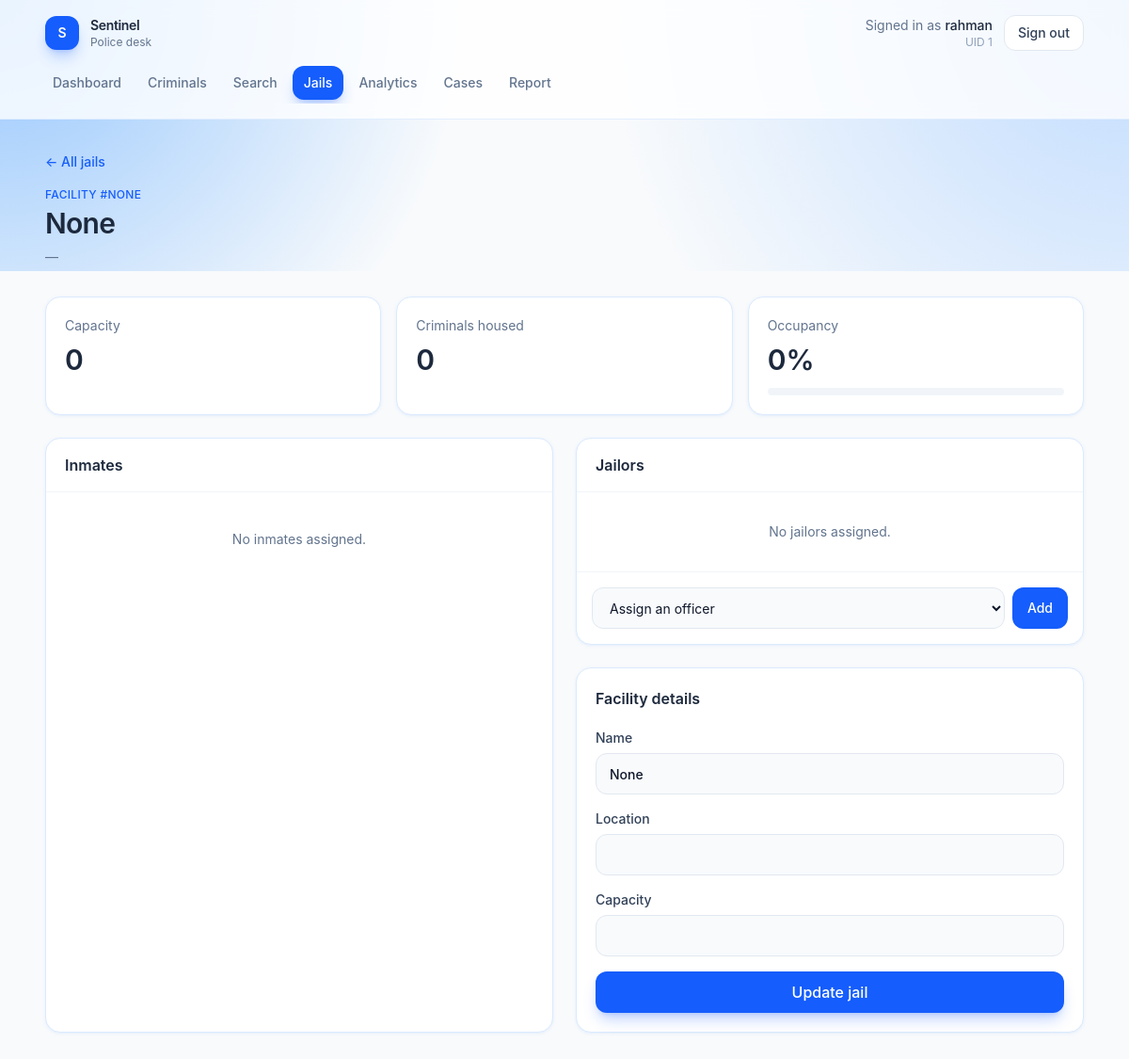
Before: /jails/3 (signed in) with the older database file.
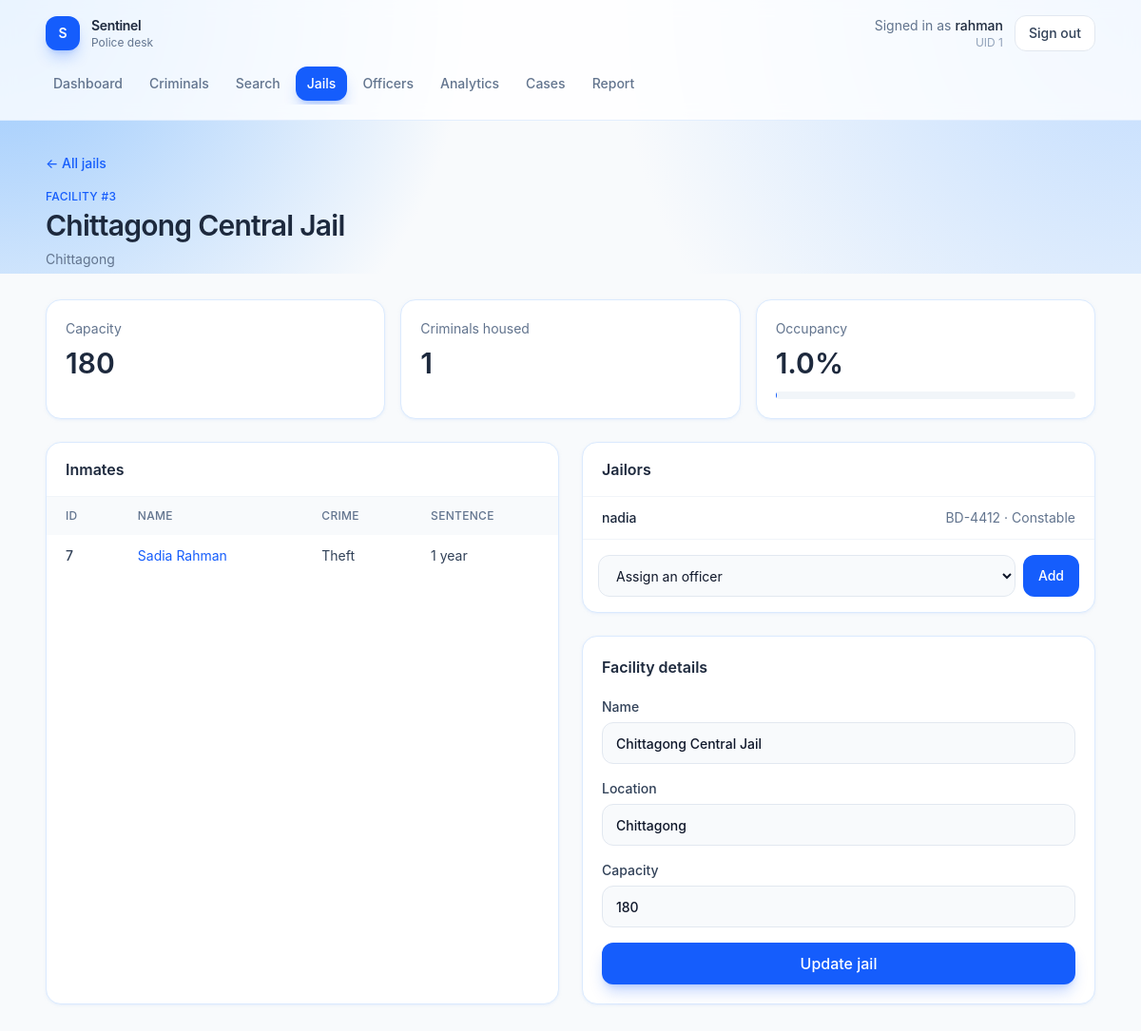
After: the same page with the newer database file.
### tables this page shows
CREATE TABLE Jail (
    JID INTEGER PRIMARY KEY,
    Name TEXT NOT NULL,
    Location TEXT,
    Capacity INTEGER
);

CREATE TABLE Criminal (
    CID INTEGER PRIMARY KEY,
    Name TEXT NOT NULL,
    Age INTEGER,
    Crime TEXT,
    Height REAL,
    Gender TEXT,
    Nationality TEXT,
    JID INTEGER,
    time_sentenced TEXT,
    FOREIGN KEY (JID) REFERENCES Jail(JID)
);

CREATE TABLE Jailor (
    UID INTEGER NOT NULL,
    JID INTEGER NOT NULL,
    PRIMARY KEY (UID, JID),
    FOREIGN KEY (UID) REFERENCES POLICE(UID),
    FOREIGN KEY (JID) REFERENCES Jail(JID)
);

CREATE TABLE USER (
    UID INTEGER PRIMARY KEY,
    phone TEXT,
    age INTEGER,
    gender TEXT,
    role TEXT,
    name TEXT NOT NULL,
    password TEXT NOT NULL
);

CREATE TABLE POLICE (
    UID INTEGER PRIMARY KEY,
    badge_no TEXT UNIQUE,
    patrol_area TEXT,
    number_of_arrests INTEGER DEFAULT 0,
    department TEXT,
    rank TEXT,
    supervisor INTEGER,
    issupervisor boolean DEFAULT FALSE,
    FOREIGN KEY (UID) REFERENCES USER(UID),
    FOREIGN KEY (supervisor) REFERENCES POLICE(UID)
);

### app.py (the view, shortened to what this page needs)
@app.route("/jails/<int:jid>", methods=["GET", "POST"])
def jail_detail(jid):
    if not check_login():
            return redirect("/login")
    if session.get("role") != "police":
        return redirect("/dashboard")
    if request.method == "GET":
        db = get_db()
        jail = db.execute("SELECT j.*, Count(c.CID) as Occupancy FROM Jail j LEFT JOIN Criminal c ON j.JID = c.JID WHERE j.JID = ?", (jid,)).fetchone()
        inmates = db.execute("SELECT * FROM Criminal WHERE JID = ?", (jid,)).fetchall()
        jailers = db.execute("SELECT j.UID, u.Name, p.badge_no, p.rank FROM Jailor j JOIN User u ON j.UID = u.UID JOIN Police p ON j.UID = p.UID WHERE j.JID = ?", (jid,)).fetchall()
        officers = db.execute("SELECT p.UID, u.Name FROM Police p JOIN User u ON p.UID = u.UID where p.UID not in (SELECT distinct UID FROM Jailor)").fetchall()
        return render_template("jail_detail.html", jail=jail, inmates=inmates, jailors=jailers, officers=officers)

### app.py (called while the page is built)
def get_db():
    if "db" not in g:
        g.db = sqlite3.connect(app.config["DATABASE"])
        g.db.row_factory = sqlite3.Row
    return g.db

def check_login():
    if session.get("loggedin_UID") is None:
        return False
    return True

@app.context_processor
def inject_current_user():
    uid = session.get("loggedin_UID")
    if not uid:
        return {"user_name": "Guest"}
    name = session.get("name")
    if not name:
        db = get_db()
        row = db.execute("SELECT name FROM USER WHERE UID = ?", (uid,)).fetchone()
        name = row["name"] if row else "Guest"
        session["name"] = name
    return {"user_name": name}

@app.after_request
def disable_cache(response):
    response.headers["Cache-Control"] = "no-store, no-cache, must-revalidate, max-age=0"
    response.headers["Pragma"] = "no-cache"
    response.headers["Expires"] = "0"
    return response

### templates/jail_detail.html (shortened to what the changed rows need)
{% extends "app.html" %}
{% set jail = jail if jail is defined else {"JID": 1, "Name": "Dhaka Central Jail", "Location": "Keraniganj", "Capacity": 400, "occupancy": 312} %}
{% set inmates = inmates if inmates is defined else [
    {"CID": 101, "Name": "Karim Uddin", "Crime": "Theft", "time_sentenced": "5 years"},
    {"CID": 103, "Name": "Faruk Hossain", "Crime": "Robbery", "time_sentenced": "8 years"},
] %}
{% set jailors = jailors if jailors is defined else [
    {"UID": 1, "name": "rahman", "badge_no": "BD-1042", "rank": "Inspector"},
] %}
{% set officers = officers if officers is defined else [{"UID": 1, "name": "rahman"}, {"UID": 3, "name": "ayesha"}] %}
{% set pct = ((jail.occupancy or 0) / jail.Capacity * 100) if jail.Capacity else 0 %}
{% block page %}
<div class="mb-8">
    <a href="{{ url_for('jails') }}" class="text-sm font-medium text-blue-600 hover:text-blue-700">← All jails</a>
    <p class="mt-4 text-xs font-medium uppercase tracking-wide text-blue-600">Facility #{{ jail.JID }}</p>
    <h1 class="mt-1 text-3xl font-semibold tracking-tight text-slate-800">{{ jail.Name }}</h1>
    <p class="mt-2 text-sm text-slate-500">{{ jail.Location or "—" }}</p>
</div>
<section class="mb-6 grid gap-4 sm:grid-cols-3">
    <article class="rounded-2xl border border-blue-100 bg-white p-5 shadow-sm shadow-blue-100/50">
        <p class="text-sm text-slate-500">Capacity</p>
        <p class="mt-2 text-3xl font-semibold text-slate-800">{{ jail.Capacity or 0 }}</p>
    </article>
    <article class="rounded-2xl border border-blue-100 bg-white p-5 shadow-sm shadow-blue-100/50">
        <p class="text-sm text-slate-500">Criminals housed</p>
        <p class="mt-2 text-3xl font-semibold text-slate-800">{{ jail.occupancy or inmates|length }}</p>
    </article>
    <article class="rounded-2xl border border-blue-100 bg-white p-5 shadow-sm shadow-blue-100/50">
        <p class="text-sm text-slate-500">Occupancy</p>
        <p class="mt-2 text-3xl font-semibold text-slate-800">{{ pct|round(0) }}%</p>
        <div class="mt-3 h-2 overflow-hidden rounded-full bg-slate-100">
        </div>
    </article>
</section>
<div class="grid gap-6 lg:grid-cols-2">
    <article class="overflow-hidden rounded-2xl border border-blue-100 bg-white shadow-sm shadow-blue-100/50">
        <div class="border-b border-slate-100 px-5 py-4">
            <h2 class="font-semibold text-slate-800">Inmates</h2>
        </div>
        {% if inmates %}
        <div class="overflow-x-auto">
            <table class="w-full text-left text-sm">
                <thead class="bg-slate-50 text-xs uppercase tracking-wide text-slate-500">
                    <tr>
                        <th class="px-5 py-3 font-medium">ID</th>
                        <th class="px-5 py-3 font-medium">Name</th>
                        <th class="px-5 py-3 font-medium">Crime</th>
                        <th class="px-5 py-3 font-medium">Sentence</th>
                    </tr>
                </thead>
                <tbody class="divide-y divide-slate-100">
                    {% for inmate in inmates %}
                    <tr class="text-slate-700">
                        <td class="px-5 py-3 font-medium">{{ inmate.CID }}</td>
                        <td class="px-5 py-3">
                            <a href="{{ url_for('criminal_detail', cid=inmate.CID) }}" class="text-blue-600 hover:text-blue-700">{{ inmate.Name }}</a>
                        </td>
                        <td class="px-5 py-3">{{ inmate.Crime or "—" }}</td>
                        <td class="px-5 py-3">{{ inmate.time_sentenced or "—" }}</td>
                    </tr>
                    {% endfor %}
                </tbody>
            </table>
        </div>
        {% else %}
        <p class="px-5 py-10 text-center text-sm text-slate-500">No inmates assigned.</p>
        {% endif %}
    </article>
    <div class="flex flex-col gap-6">
        <article class="overflow-hidden rounded-2xl border border-blue-100 bg-white shadow-sm shadow-blue-100/50">
            <div class="border-b border-slate-100 px-5 py-4">
                <h2 class="font-semibold text-slate-800">Jailors</h2>
            </div>
            {% if jailors %}
            <ul class="divide-y divide-slate-100 text-sm">
                {% for jailor in jailors %}
                <li class="flex items-center justify-between px-5 py-3">
                    <span class="font-medium text-slate-800">{{ jailor.name }}</span>
                    <span class="text-slate-500">{{ jailor.badge_no }} · {{ jailor.rank or "—" }}</span>
                </li>
                {% endfor %}
            </ul>
            {% else %}
            <p class="px-5 py-8 text-center text-sm text-slate-500">No jailors assigned.</p>
            {% endif %}
            <form action="{{ url_for('jail_detail', jid=jail.JID) }}" method="post" class="flex gap-2 border-t border-slate-100 p-4">
                <select name="UID" class="h-11 flex-1 rounded-xl border border-slate-200 bg-slate-50 px-3.5 text-sm outline-none focus:border-blue-500 focus:bg-white focus:ring-4 focus:ring-blue-100">
                </select>
                <button type="submit" class="h-11 rounded-xl bg-blue-600 px-4 text-sm font-medium text-white hover:bg-blue-700">Add</button>
            </form>
        </article>
        <article class="rounded-2xl border border-blue-100 bg-white p-5 shadow-sm shadow-blue-100/50">
            <h2 class="font-semibold text-slate-800">Facility details</h2>
            <form action="/updatejail" method="post" class="mt-5 flex flex-col gap-4">
                <label class="flex flex-col gap-1.5 text-sm font-medium text-slate-700">
                    Name
                    <input type="text" name="Name" value="{{ jail.Name }}" required class="h-11 rounded-xl border border-slate-200 bg-slate-50 px-3.5 outline-none focus:border-blue-500 focus:bg-white focus:ring-4 focus:ring-blue-100">
                </label>
                <label class="flex flex-col gap-1.5 text-sm font-medium text-slate-700">
                    Location
                    <input type="text" name="Location" value="{{ jail.Location or '' }}" class="h-11 rounded-xl border border-slate-200 bg-slate-50 px-3.5 outline-none focus:border-blue-500 focus:bg-white focus:ring-4 focus:ring-blue-100">
                </label>
                <label class="flex flex-col gap-1.5 text-sm font-medium text-slate-700">
                    Capacity
                    <input type="number" name="Capacity" value="{{ jail.Capacity or '' }}" class="h-11 rounded-xl border border-slate-200 bg-slate-50 px-3.5 outline-none focus:border-blue-500 focus:bg-white focus:ring-4 focus:ring-blue-100">
                </label>
            </form>
        </article>
    </div>
</div>
{% endblock %}

### templates/app.html (shortened to what this page needs)
{% extends "layout.html" %}
{% set role = role|default(user.role if user is defined and user else session.get("role", "user")) %}
{% set user_name = user.name if user is defined and user else user_name %}
{% set path = request.path %}
{% block content %}
<div class="min-h-screen bg-slate-50">
    <div class="pointer-events-none absolute inset-x-0 top-0 h-72 bg-[radial-gradient(circle_at_top_left,_#93c5fd_0%,_transparent_40%),radial-gradient(circle_at_top_right,_#bfdbfe_0%,_transparent_45%)]"></div>
    <header class="relative border-b border-blue-100/80 bg-white/80 backdrop-blur">
        <div class="mx-auto flex max-w-6xl flex-col gap-4 px-4 py-4 sm:px-6">
            <div class="flex items-center justify-between">
                <a href="{{ url_for('dashboard') }}" class="flex items-center gap-3">
                    <span class="flex h-9 w-9 items-center justify-center rounded-xl bg-blue-600 text-sm font-semibold text-white shadow-lg shadow-blue-600/25">S</span>
                    <div>
                        <p class="text-sm font-semibold tracking-tight text-slate-800">Sentinel</p>
                        <p class="text-xs text-slate-500">{{ "Police desk" if role == "police" else "Public portal" }}</p>
                    </div>
                </a>
                <div class="flex items-center gap-3">
                    <div class="hidden text-right sm:block">
                        <p class="text-sm text-slate-500">Signed in as <span class="font-medium text-slate-800">{{ user_name }}</span></p>
                        <p class="text-xs text-slate-400">UID {{ session.get("loggedin_UID") }}</p>
                    </div>
                    <a href="{{ url_for('logout') }}" class="rounded-xl border border-slate-200 bg-white px-3.5 py-2 text-sm font-medium text-slate-700 transition hover:border-blue-200 hover:bg-blue-50 hover:text-blue-700">
                        Sign out
                    </a>
                </div>
            </div>
            <nav class="-mx-1 flex gap-1 overflow-x-auto pb-1 text-sm font-medium">
                {% macro nav_link(href, label, active) %}
                <a
                    href="{{ href }}"
                    class="whitespace-nowrap rounded-xl px-3 py-2 transition {% if active %}bg-blue-600 text-white shadow-lg shadow-blue-600/25{% else %}text-slate-500 hover:bg-blue-50 hover:text-blue-700{% endif %}"
                >{{ label }}</a>
                {% endmacro %}
                {% if role == "police" %}
                    {{ nav_link(url_for("dashboard"), "Dashboard", path == "/dashboard") }}
                    {{ nav_link(url_for("criminals"), "Criminals", path.startswith("/criminals")) }}
                    {{ nav_link(url_for("search_criminals"), "Search", path.startswith("/search")) }}
                    {{ nav_link(url_for("jails"), "Jails", path.startswith("/jails")) }}
                    {% if session.get("issupervisor") %}
                    {{ nav_link(url_for("officers"), "Officers", path.startswith("/officers")) }}
                    {% endif %}
                    {{ nav_link(url_for("analytics"), "Analytics", path.startswith("/analytics")) }}
                    {{ nav_link(url_for("incidents"), "Cases", path.startswith("/incidents")) }}
                    {{ nav_link(url_for("report_incident"), "Report", path.startswith("/report")) }}
                {% endif %}
            </nav>
        </div>
    </header>
    <main class="relative mx-auto max-w-6xl px-4 py-8 sm:px-6">
        {% block page %}{% endblock %}
    </main>
</div>
{% endblock %}

Changed rows visible on the page:
added Jail: JID "3", Name "Chittagong Central Jail", Location "Chittagong", Capacity "180"
added Criminal: CID "7", Name "Sadia Rahman", Crime "Theft", time_sentenced "1 year"
added Jailor: name "nadia", badge_no "BD-4412", rank "Constable"
Other visible differences:
{{ label }}: "Dashboard Criminals Search Jails Analytics Cases Report" → "Dashboard Criminals Search Jails Officers Analytics Cases Report"
{{ jail.occupancy or inmates|length }}: "0" → "1"
{{ pct|round(0) }}: "0" → "1.0"
{{ jail.JID }}: "NONE" → (not shown)
{{ jail.Name }}: "None" → (not shown)
{{ jail.Location or "—" }}: "—" → (not shown)
{{ jail.Capacity or 0 }}: "0" → (not shown)
form field Name: "None" → (not shown)
text no longer shown: "No inmates assigned. No jailors assigned."
text now shown: "ID NAME CRIME SENTENCE"
